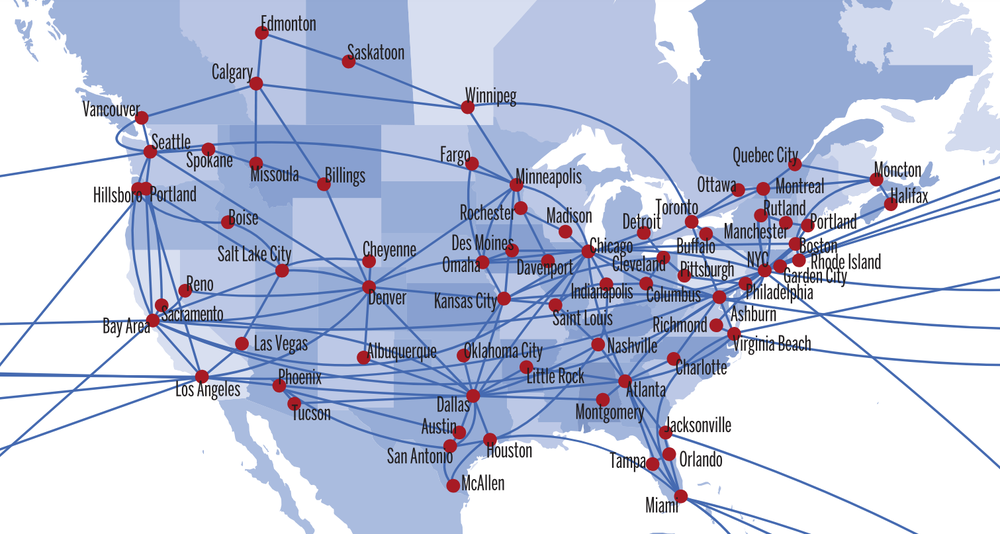
#> input picture CS+code/HEtest.png, 1000 x 534 px, shrunk from 1511 x 807 before the run
$ python Imageprocess.py
#> lines starting #> are read from the running program, lines starting #| are printed output that depends on the picture
from PIL import Image
import numpy as np
import matplotlib.pyplot as plt

image_path = 'HEtest.png'
image = Image.open(image_path)
#> image is the input picture: PIL image 1000x534 RGBA; mean R, G, B, A 189.9, 198.2, 221, 255
image_array = np.array(image)

red_thresh = 50
blue_thresh = 100

nodes_mask = (image_array[:, :, 0] < blue_thresh) | (image_array[:, :, 2] < red_thresh)
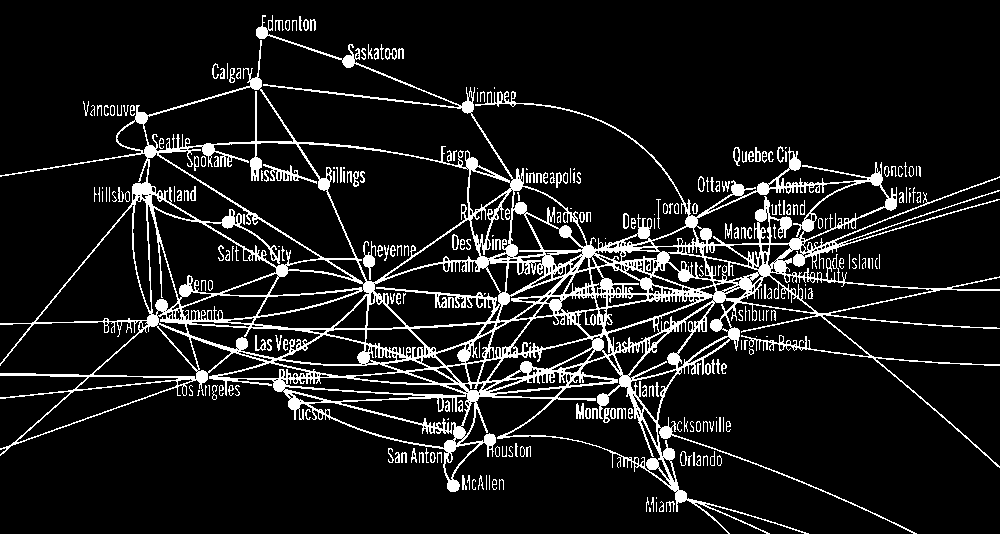
#> nodes_mask: shape (534, 1000) bool; 10.6% white in thin lines or dots

output_image = np.zeros_like(image_array)
output_image[nodes_mask] = image_array[nodes_mask]
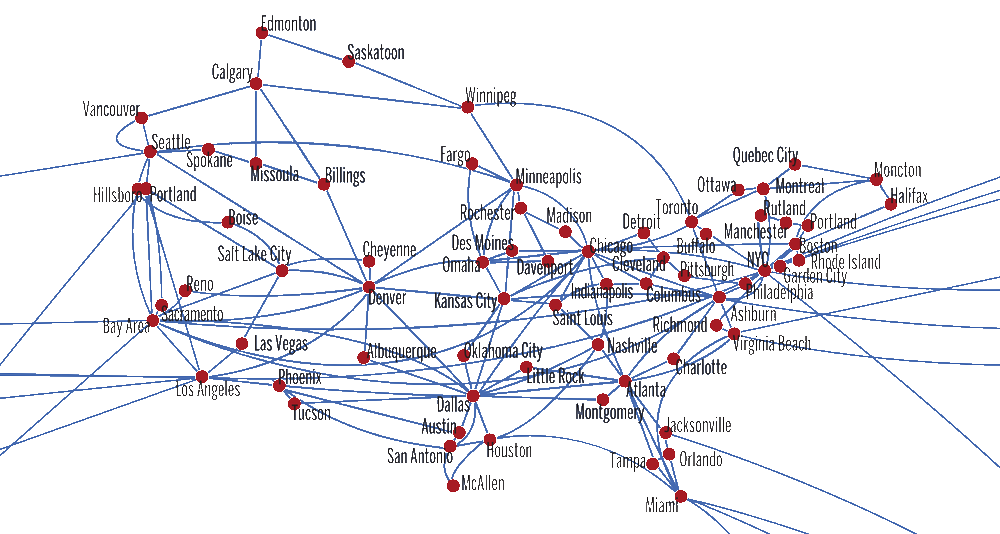
#> output_image: shape (534, 1000, 4); mean R, G, B, A 8.4, 8.2, 12.3, 27.1; transparent parts drawn white

plt.figure(figsize=(10, 5))
plt.imshow(output_image)
plt.axis('off')
plt.show()

output_path = 'processedHEtest.png'
output_image_pil = Image.fromarray(output_image)
output_image_pil.save(output_path)
